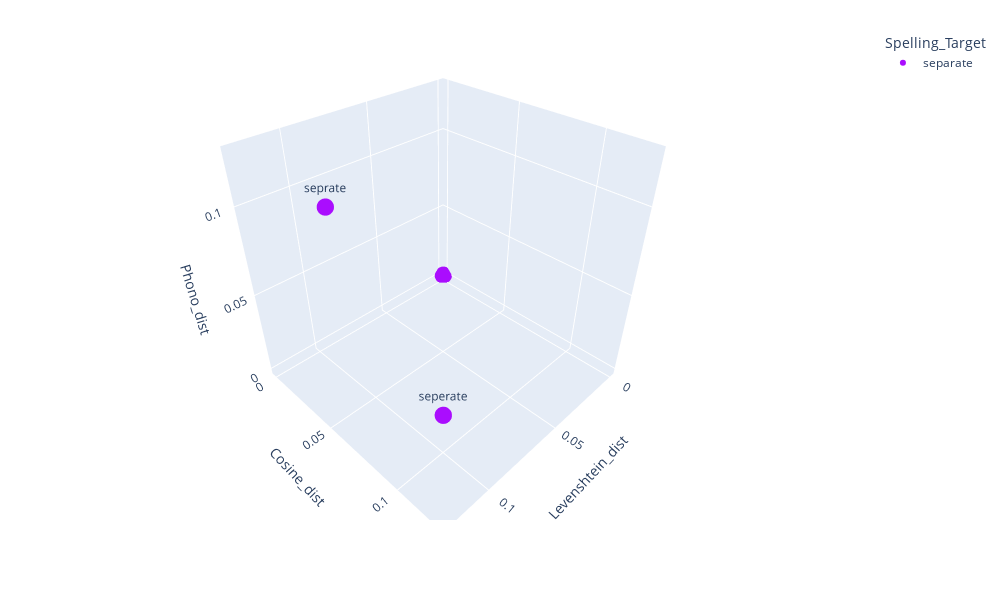

Notebook code for this chart:
### Code cell
plotting_3d(database[database["Spelling_Target"] == "separate"])

### Figure 1 — Plotly figure (JSON) as saved in the notebook; plotly's stock layout.template omitted (floating-point values rounded to 4 significant figures; data arrays with more than 128 entries replaced by an {"elided": "..."} marker saying what was removed)
{"data": [{"customdata": {"elided": "61x4 mixed values"}, "hovertemplate": "Spelling_Target=%{customdata[0]}<br>Levenshtein_dist=%{customdata[1]}<br>Cosine_dist=%{customdata[2]}<br>Phono_dist=%{customdata[3]}<br>words=%{text}<extra></extra>", "legendgroup": "separate", "marker": {"color": "#AA0DFE", "size": 6, "symbol": "circle"}, "mode": "markers+text", "name": "separate", "scene": "scene", "showlegend": true, "text": ["seprate", "seprate", "seprate", "seprate", "seperate", "seperate", "seperate", "seperate", "seperate", "seperate", "seperate", "seperate", "seperate", "seperate", "seperate", "seperate", "seperate", "seperate", "seperate", "seperate", "seperate", "seperate", "seperate", "seperate", "seperate", "seperate", "seperate", "seperate", "seperate", "seperate", "separate", "separate", "separate", "separate", "separate", "separate", "separate", "separate", "separate", "separate", "separate", "separate", "separate", "separate", "separate", "separate", "separate", "separate", "separate", "separate", "separate", "separate", "separate", "separate", "separate", "separate", "separate", "separate", "separate", "separate", "separate"], "type": "scatter3d", "x": [0.125, 0.125, 0.125, 0.125, 0.125, 0.125, 0.125, 0.125, 0.125, 0.125, 0.125, 0.125, 0.125, 0.125, 0.125, 0.125, 0.125, 0.125, 0.125, 0.125, 0.125, 0.125, 0.125, 0.125, 0.125, 0.125, 0.125, 0.125, 0.125, 0.125, 0, 0, 0, 0, 0, 0, 0, 0, 0, 0, 0, 0, 0, 0, 0, 0, 0, 0, 0, 0, 0, 0, 0, 0, 0, 0, 0, 0, 0, 0, 0], "y": [0.06459, 0.06459, 0.06459, 0.06459, 0.125, 0.125, 0.125, 0.125, 0.125, 0.125, 0.125, 0.125, 0.125, 0.125, 0.125, 0.125, 0.125, 0.125, 0.125, 0.125, 0.125, 0.125, 0.125, 0.125, 0.125, 0.125, 0.125, 0.125, 0.125, 0.125, 0, 0, 0, 0, 0, 0, 0, 0, 0, 0, 0, 0, 0, 0, 0, 0, 0, 0, 0, 0, 0, 0, 0, 0, 0, 0, 0, 0, 0, 0, 0], "z": [0.125, 0.125, 0.125, 0.125, 0.0625, 0.0625, 0.0625, 0.0625, 0.0625, 0.0625, 0.0625, 0.0625, 0.0625, 0.0625, 0.0625, 0.0625, 0.0625, 0.0625, 0.0625, 0.0625, 0.0625, 0.0625, 0.0625, 0.0625, 0.0625, 0.0625, 0.0625, 0.0625, 0.0625, 0.0625, 0, 0, 0, 0, 0, 0, 0, 0, 0, 0, 0, 0, 0, 0, 0, 0, 0, 0, 0, 0, 0, 0, 0, 0, 0, 0, 0, 0, 0, 0, 0]}], "layout": {"autosize": false, "height": 600, "legend": {"title": {"text": "Spelling_Target"}, "tracegroupgap": 0}, "margin": {"b": 80, "l": 20, "r": 20, "t": 30}, "scene": {"domain": {"x": [0, 1], "y": [0, 1]}, "xaxis": {"title": {"text": "Levenshtein_dist"}}, "yaxis": {"title": {"text": "Cosine_dist"}}, "zaxis": {"title": {"text": "Phono_dist"}}}, "width": 1000}}
